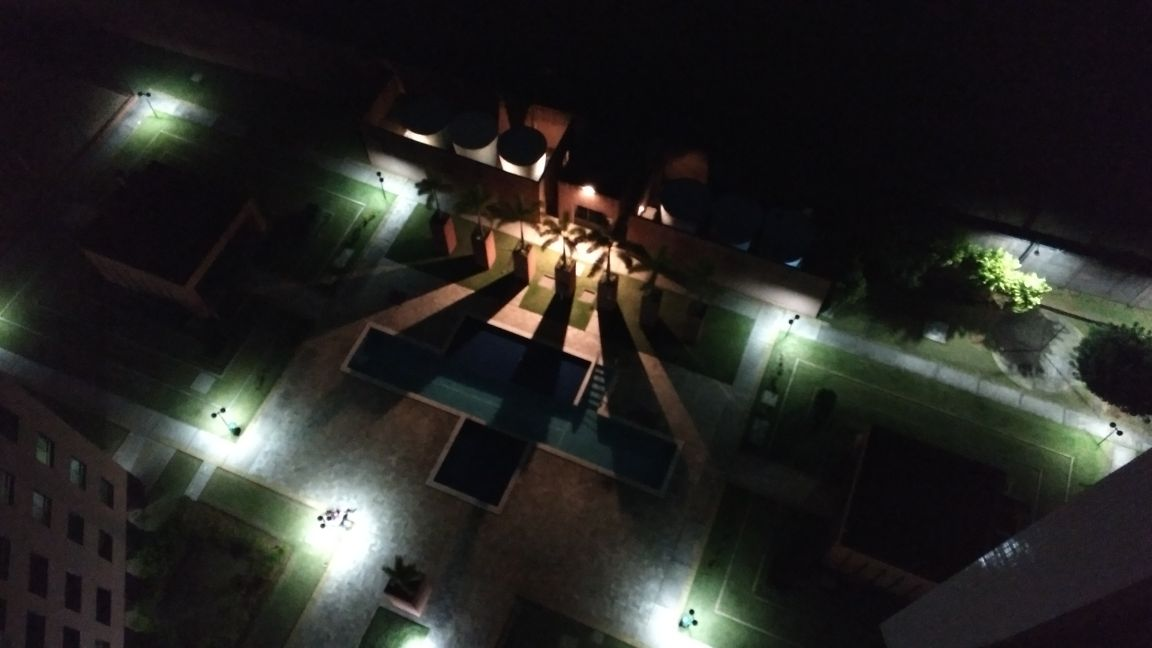
//> input picture _site/PDI/Tiltshift/teste.jpeg, 1152 x 648 px
$ ./cannypoints ../Tiltshift/teste.jpeg   (built with g++ and OpenCV 4)
//> lines starting //> are read from the running program, lines starting //| are printed output that depends on the picture; after the words box and inside, x2 and y2 are one past the last pixel; in counts of white or black regions, pixels touching at a corner belong together
#include <iostream>
#include <opencv2/opencv.hpp>
#include <fstream>
#include <iomanip>
#include <vector>
#include <algorithm>
#include <numeric>
#include <ctime>
#include <cstdlib>

#define STEP 5
#define JITTER 3

using namespace std;
using namespace cv;

int main(int argc, char**argv){
  //Definição de variaveis que ultilizaremos no programa
  Mat image, border, points;
  int threshold, width, height, x, y, r, g , b, i, j;

  vector<int> yrange;
  vector<int> xrange;

  //ja definimos que o primeiro raio sera de tamanho 5
  int RAIO = 5;

  //Lemos a imagem que sera passada como argumento ao executar o programa
  image= imread(argv[1],CV_LOAD_IMAGE_COLOR);
//> image is the input picture: 648 rows x 1152 cols, CV_8UC3; mean B, G, R 36.5, 38.8, 39.4

  //checagem se a imagem abriu ou nao
  if(!image.data){
    cout << "nao abriu" << argv[1] << endl;
    cout << argv[0] << " imagem.jpg";
    exit(0);
  }

  //Aplicação do algoritimo pontilhismo feito pelo professor e reutilizado neste
  srand(time(0));

  width=image.size().width;
//> width = 1152
  height=image.size().height;
//> height = 648

  xrange.resize(height/STEP);
//> xrange = 129 values from 0 to 0
  yrange.resize(width/STEP);
//> yrange = 230 values from 0 to 0

  iota(xrange.begin(), xrange.end(), 0);
//> xrange = 129 values from 0 to 128
  iota(yrange.begin(), yrange.end(), 0);
//> yrange = 230 values from 0 to 229

  for(uint i=0; i<xrange.size(); i++){
    xrange[i]= xrange[i]*STEP+STEP/2;
  }
//> after the loop, xrange = 129 values from 2 to 642

  for(uint i=0; i<yrange.size(); i++){
    yrange[i]= yrange[i]*STEP+STEP/2;
  }

  points = Mat(height, width, CV_8UC3, Scalar(CV_RGB(255,255,255)));

  random_shuffle(xrange.begin(), xrange.end());

  for(auto i : xrange){
    random_shuffle(yrange.begin(), yrange.end());
    for(auto j : yrange){
      x = i+rand()%(2*JITTER)-JITTER+1;
      y = j+rand()%(2*JITTER)-JITTER+1;
      r = image.at<cv::Vec3b>(x,y)[2];
      g = image.at<cv::Vec3b>(x,y)[1];
      b = image.at<cv::Vec3b>(x,y)[0];
      circle(points,
             cv::Point(y,x),
             RAIO,
             CV_RGB(r,g,b),
             -1,
             CV_AA);
    }
  }

  //agora aproveitaremos o algoritimo de canny para melhorar o pontilhismo
  //primeiro aplicamos um threshold baixo para plotar o maior numero de bordas
  threshold = 50;
  Canny(image, border, threshold, 3*threshold);
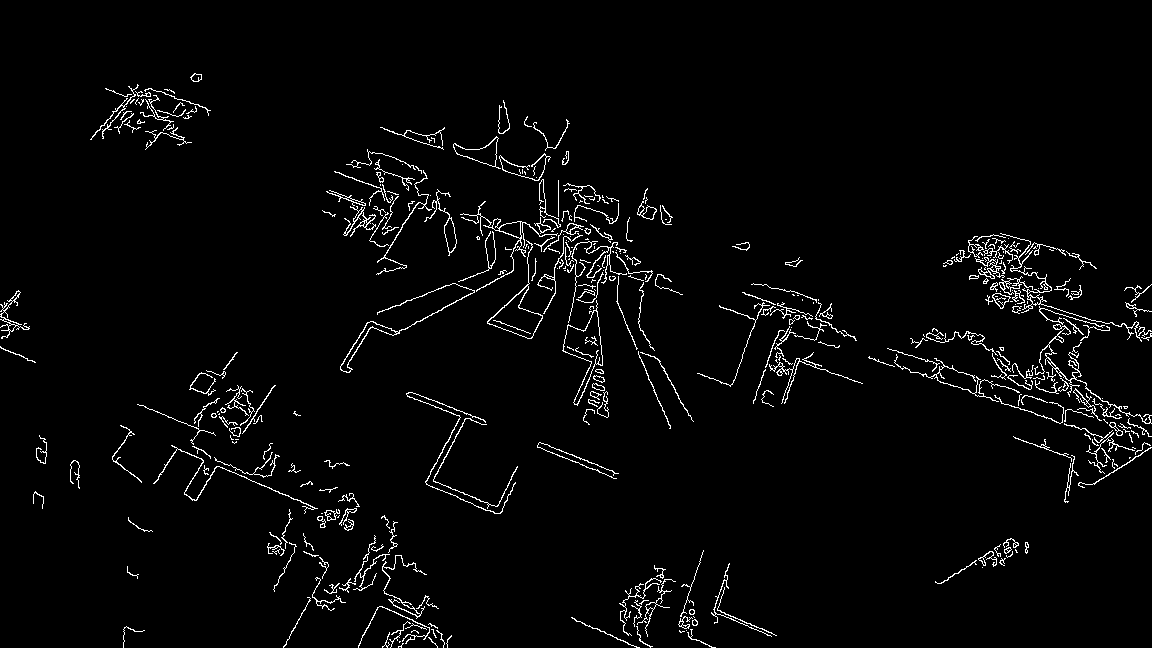
//> border: 648 rows x 1152 cols, CV_8UC1; 2.8% white in thin lines or dots, all inside (x1, y1, x2, y2) = (0, 73, 1152, 648)

  //abaixamos o raio para quatro
  RAIO = 4;

  //vasculhamos a imagem resultante do algoritimo de canny reassentuando os pontos de borda, plotando os circulos nesses pontos agora c raio 4
  for(i=0;i<height;i++){
    for(j=0;j<width;j++){
      //checa se o pixel atual não é de fundo, ou seja, preto
      if(border.at<uchar>(i,j)>0){
        //se nao for ele pega os valor da cor do pixel em RGB
        r = image.at<cv::Vec3b>(i,j)[2];
        g = image.at<cv::Vec3b>(i,j)[1];
        b = image.at<cv::Vec3b>(i,j)[0];
        //Coloca um circulo na mesma posição do pixel de borda na imagem resultante com as cores RGB coletadas
        circle(points,
             cv::Point(j,i),
             RAIO,
             CV_RGB(r,g,b),
             -1,
             CV_AA);
      }
    }
  }
//> points: 648 rows x 1152 cols, CV_8UC3; mean B, G, R 37, 39.4, 40
//> after the loop, r = 154; g = 185; b = 154

  //aumentamos mais o theshold para plotar agora menos bordas, porém essas bordas sao mais acentuadas que a anterior
  //reaplicamos o canny
  threshold = 100;
  Canny(image, border, threshold, 3*threshold);
//> border: 648 rows x 1152 cols, CV_8UC1; 1.2% white in thin lines or dots, all inside (x1, y1, x2, y2) = (0, 88, 1152, 648)

  //por serem mais fortes esses novos pontos vamos diminuir mais o raio do circulo
  RAIO = 3;

  for(i=0;i<height;i++){
    for(j=0;j<width;j++){
      if(border.at<uchar>(i,j)>0){
        r = image.at<cv::Vec3b>(i,j)[2];
        g = image.at<cv::Vec3b>(i,j)[1];
        b = image.at<cv::Vec3b>(i,j)[0];
        circle(points,
             cv::Point(j,i),
             RAIO,
             CV_RGB(r,g,b),
             -1,
             CV_AA);
      }
    }
  }
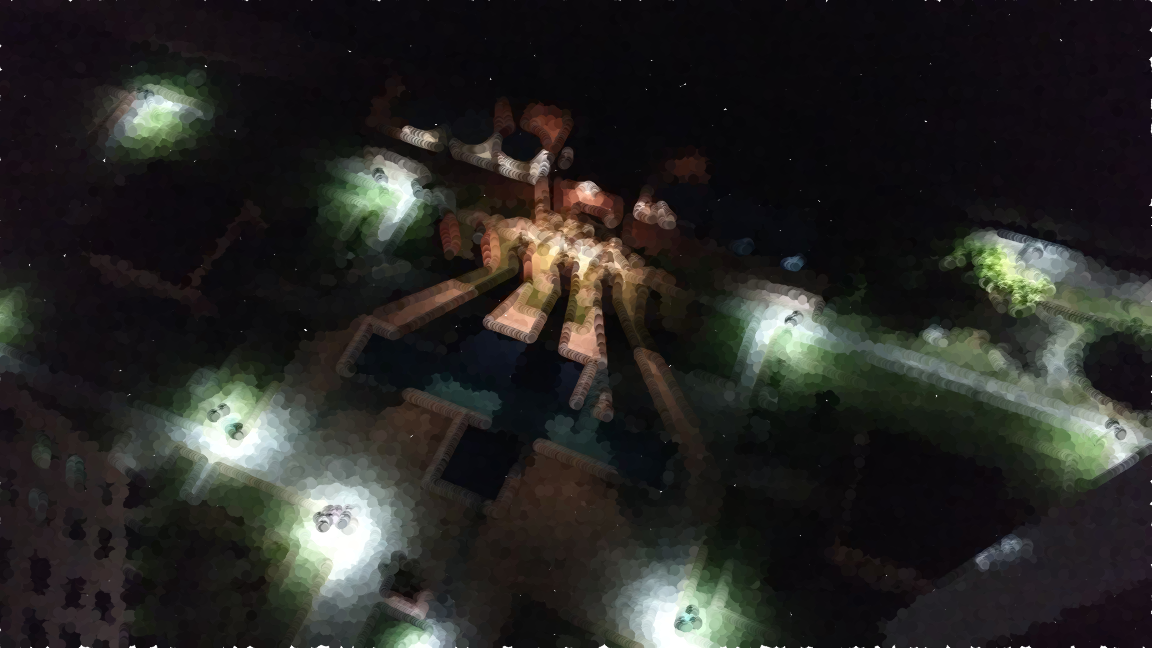
//> points: 648 rows x 1152 cols, CV_8UC3; mean B, G, R 36.9, 39.3, 39.9
//> after the loop, r = 159; g = 189; b = 161

  //fazemos de novo o processo anterior para um threshold de 150 e com raio 2
  threshold = 150;
  Canny(image, border, threshold, 3*threshold);
//> border: 648 rows x 1152 cols, CV_8UC1; 0.7% white in thin lines or dots, all inside (x1, y1, x2, y2) = (137, 91, 1152, 629)

  RAIO = 2;

  for(i=0;i<height;i++){
    for(j=0;j<width;j++){
      if(border.at<uchar>(i,j)>0){
        r = image.at<cv::Vec3b>(i,j)[2];
        g = image.at<cv::Vec3b>(i,j)[1];
        b = image.at<cv::Vec3b>(i,j)[0];
        circle(points,
             cv::Point(j,i),
             RAIO,
             CV_RGB(r,g,b),
             -1,
             CV_AA);
      }
    }
  }
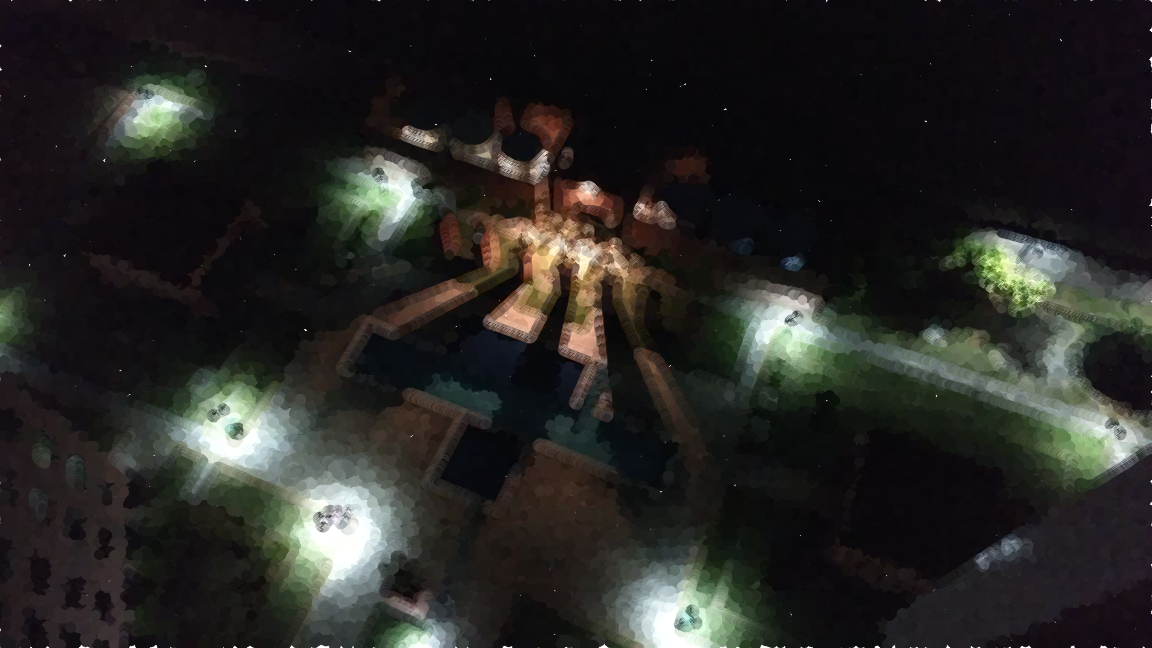
//> points: 648 rows x 1152 cols, CV_8UC3; 3% of pixels changed, all inside (x1, y1, x2, y2) = (134, 89, 1152, 631)
//> after the loop, r = 166; g = 209; b = 182

  //E por fim, as bordas mais acentuadas, com threshold de 200, usamos um raio = 1
  threshold = 200;
  Canny(image, border, threshold, 3*threshold);
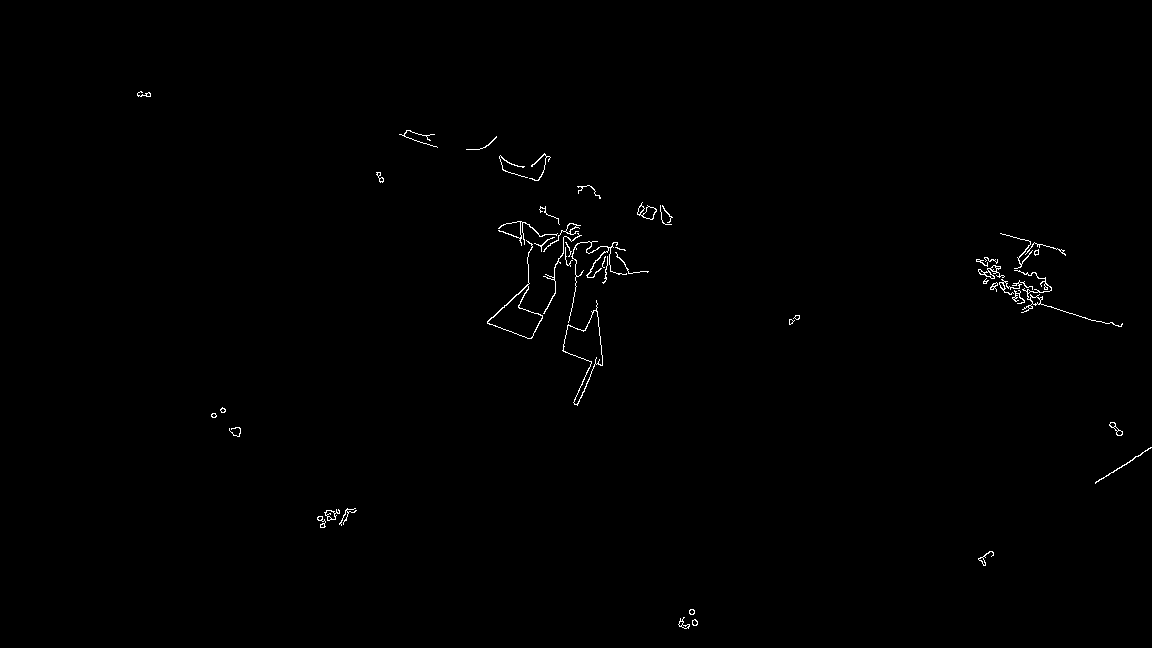
//> border: 648 rows x 1152 cols, CV_8UC1; 0.47% white in thin lines or dots, all inside (x1, y1, x2, y2) = (137, 91, 1152, 629)

  RAIO = 1;

  for(i=0;i<height;i++){
    for(j=0;j<width;j++){
      if(border.at<uchar>(i,j)>0){
        r = image.at<cv::Vec3b>(i,j)[2];
        g = image.at<cv::Vec3b>(i,j)[1];
        b = image.at<cv::Vec3b>(i,j)[0];
        circle(points,
             cv::Point(j,i),
             RAIO,
             CV_RGB(r,g,b),
             -1,
             CV_AA);
      }
    }
  }
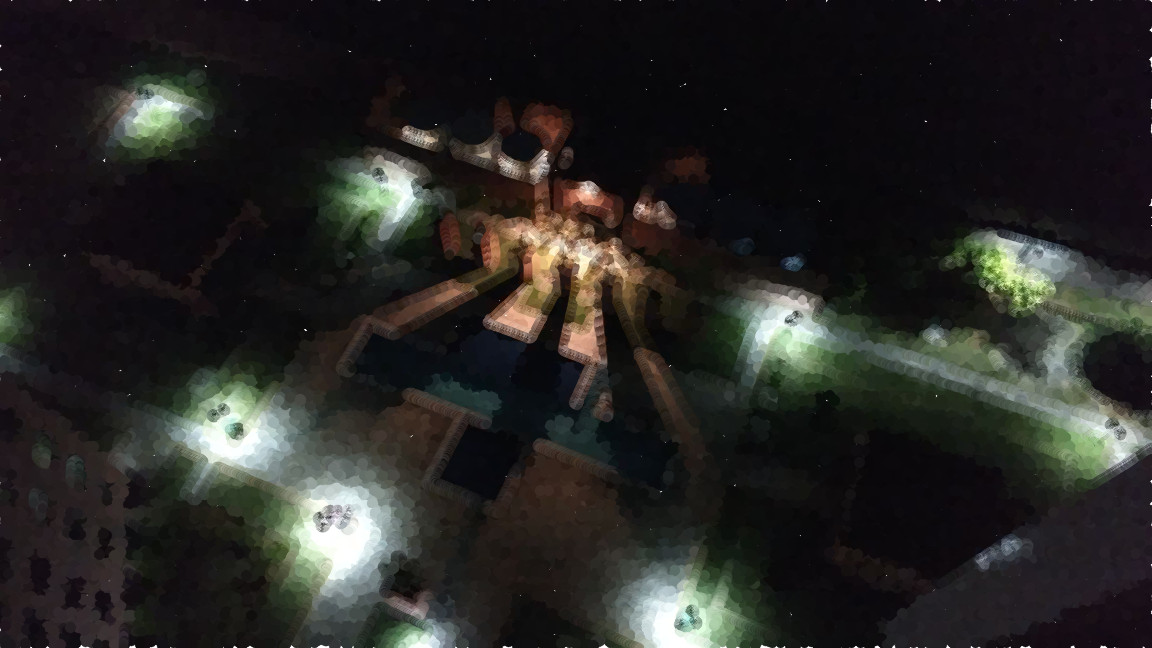
//> points: 648 rows x 1152 cols, CV_8UC3; 1.39% of pixels changed, all inside (x1, y1, x2, y2) = (135, 90, 1152, 630)

  //após o processo mostramos a imagem resultado
  imshow("Saida", points);
  //espera qualquer tecla a ser precionada
  waitKey();
  //escreve um arquivo de saida da imagem resultado denominada "cannypontos.png"
  imwrite("cannypoints.png", points);
  return 0;
}
